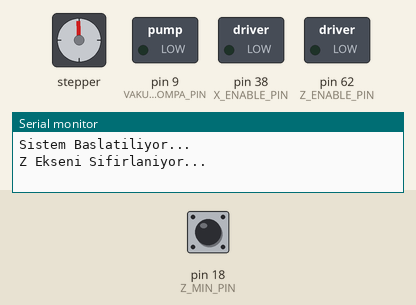
This sketch was run on a simulated Arduino Mega 2560, built with avr-gcc and run on an emulated ATmega2560. Shown: stepper motor, switched loads named in the sketch (green lamp = pin HIGH), the last lines printed to the serial monitor. The inputs (shaded band) are chosen by the test bench; at power-on: pin 18 (Z_MIN_PIN) HIGH. Stepper angles assume 200 steps per turn.

Above: at 0.8 s.
0.9 s: pin 18 (Z_MIN_PIN) pulled LOW for 0.15 s
At 1.3 s:
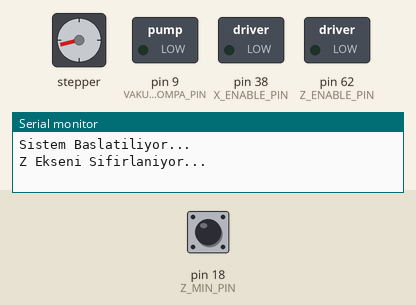
At 2.7 s:
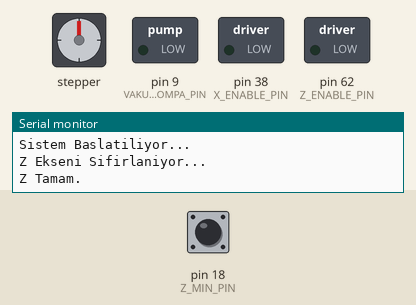
Timing chart, 0 to 4.2 s (numbered marks = the images above; inputs shaded):
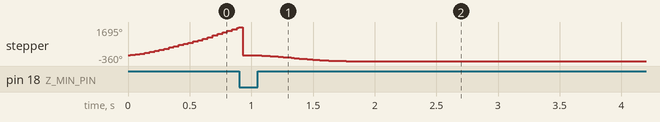

The sketch:

SmartStone_V3_Pro.ino
```cpp
/*
 * SMART STONE V3 PRO - Master Control Software
 * Board: Arduino Mega + RAMPS 1.4
 * Motors: X (Revolver), Z (Vacuum Head)
 * Features: Homing, 8-Jar Selection, Vacuum Control
 */

#include <AccelStepper.h>

// --- PIN TANIMLAMALARI (RAMPS 1.4 Standart) ---
#define X_STEP_PIN         54
#define X_DIR_PIN          55
#define X_ENABLE_PIN       38

#define Z_STEP_PIN         46
#define Z_DIR_PIN          48
#define Z_ENABLE_PIN       62

#define Z_MIN_PIN          18  // Z ekseni limit switch
#define VAKUM_POMPA_PIN    9   // RAMPS Fan çıkışı (Vakum için)

// --- AYARLAR ---
const int hazneSayisi = 8;
const int tamTurAdim = 200 * 16; // 1.8 derece motor + 16 mikrostep = 3200 adim
const int hazneArasiAdim = tamTurAdim / hazneSayisi; // Her hazne arasi 400 adim

// Motor Sürücü Tanımlama (1 = Sürücü ile kontrol)
AccelStepper revolver(1, X_STEP_PIN, X_DIR_PIN);
AccelStepper zEkseni(1, Z_STEP_PIN, Z_DIR_PIN);

void setup() {
  Serial.begin(115200);

  // Pin Modları
  pinMode(X_ENABLE_PIN, OUTPUT);
  pinMode(Z_ENABLE_PIN, OUTPUT);
  pinMode(VAKUM_POMPA_PIN, OUTPUT);
  pinMode(Z_MIN_PIN, INPUT_PULLUP);

  digitalWrite(X_ENABLE_PIN, LOW); // Motorlari aktif et
  digitalWrite(Z_ENABLE_PIN, LOW);

  // Hız ve İvme Ayarları
  revolver.setMaxSpeed(1000);
  revolver.setAcceleration(500);

  zEkseni.setMaxSpeed(2000);
  zEkseni.setAcceleration(1000);

  Serial.println("Sistem Baslatiliyor...");
  homingZ(); // Başlangıçta Z eksenini sıfırla
}

void loop() {
  // ÖRNEK SENARYO:
  // 1. Hazneyi seç -> Taşı al -> Bırak
  // selectJar(3);
  // pickStone();
  // ... koordinatlara git ...
}

// --- FONKSİYONLAR ---

// Z Eksenini Sıfırlama (Homing)
void homingZ() {
  Serial.println("Z Ekseni Sifirlaniyor...");
  long initial_homing = 1;

  while (digitalRead(Z_MIN_PIN) != LOW) {
    zEkseni.moveTo(initial_homing);
    initial_homing++;
    zEkseni.run();
  }
  zEkseni.setCurrentPosition(0);
  zEkseni.moveTo(-200); // Güvenli mesafeye çekil
  zEkseni.runToPosition();
  Serial.println("Z Tamam.");
}

// Hazne Seçimi (1'den 8'e kadar)
void selectJar(int jarID) {
  if(jarID < 1 || jarID > 8) return;

  Serial.print(jarID);
  Serial.println(". Hazneye gidiliyor...");

  long hedefAdim = (jarID - 1) * hazneArasiAdim;
  revolver.runToNewPosition(hedefAdim);
}

// Taşı Vakumla Alma İşlemi
void pickStone() {
  Serial.println("Tas aliniyor...");
  zEkseni.runToNewPosition(5000); // Tablaya in (Bu değer kalibre edilecek)

  digitalWrite(VAKUM_POMPA_PIN, HIGH); // Vakumu aç
  delay(500);

  zEkseni.runToNewPosition(0); // Yukarı kalk
}

// Taşı Bırakma İşlemi
void releaseStone() {
  Serial.println("Tas birakiliyor...");
  digitalWrite(VAKUM_POMPA_PIN, LOW); // Vakumu kapat
  delay(200);
}
```
